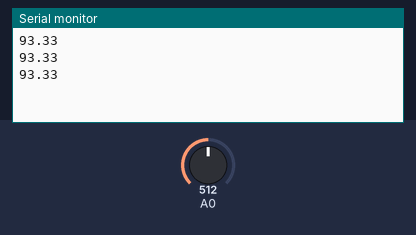
A sketch run on a simulated Arduino Uno, built with avr-gcc and run on an emulated ATmega328P. On the bench: the last lines printed to the serial monitor. The test bench sets the inputs (shaded band); at power-on: A0 = 512.

Above: at 1.3 s.
1.4 s: A0 set to 716
At 1.9 s:
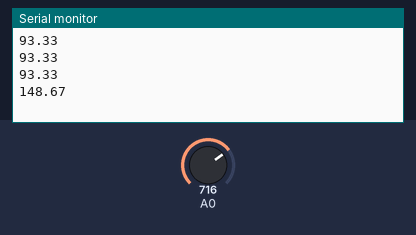
2.9 s: A0 set to 900
At 3.4 s:
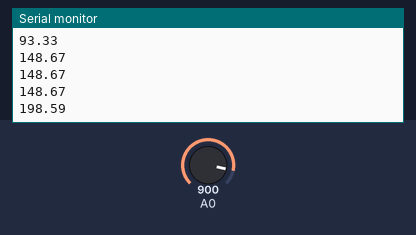
Timing chart, 0 to 5.9 s (numbered marks = the images above; inputs shaded):
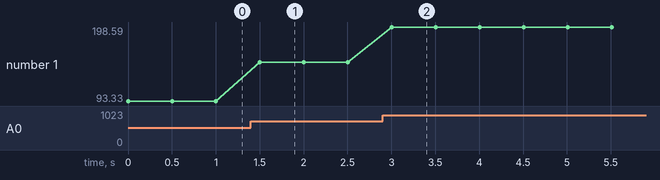

The sketch:

read_temperature.ino
```cpp
float tempe;

void setup() {
  // put your setup code here, to run once:
  Serial.begin(9600);
}

void loop() {
  // put your main code here, to run repeatedly:
   tempe = analogRead(0)*5/1024.0;
   tempe = tempe - 0.5;
   tempe = tempe / 0.01;
   tempe = tempe - 32;
   tempe = tempe * 5/9;
   Serial.println(tempe);
   delay(500);
}
```

Measured:
- after the input at 1.4 s, the serial monitor: prints a new line after 0.10 s (image 1)
- after the input at 2.9 s, the serial monitor: prints a new line after 0.10 s (image 2)
- plotted number 1: 93.33 → 148.67 after the input at 1.4 s, 148.67 → 198.59 after the input at 2.9 s
